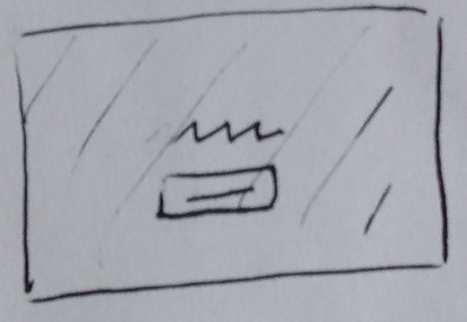
#> input picture src/testing/test-hero-1.jpg, 467 x 322 px
$ python -i image_trace.py   (imports and definitions only)   (older library calls are emulated)
#> lines starting #> are read from the running program, lines starting #| are printed output that depends on the picture; after the words box and inside, x2 and y2 are one past the last pixel; in counts of white or black regions, pixels touching at a corner belong together
import sys
import time
import cv2
import numpy as np

'''
Based on this code by Abid Rahman K:
https://dsp.stackexchange.com/questions/2564/opencv-c-connect-nearby-contours-based-on-distance-between-them
'''

def is_close(rect1,rect2):
    max_x1, min_x1, max_y1, min_y1 = rect1[0]+rect1[2],rect1[0],rect1[1]+rect1[3],rect1[1]
    max_x2, min_x2, max_y2, min_y2 = rect2[0]+rect2[2],rect2[0],rect2[1]+rect2[3],rect2[1]

    if intersection(rect1, rect2):
        return True

    # how far horizontally are the boxes
    xdiff = abs(max(min_x1,min_x2) - min(max_x1, max_x2))

    # how far vertically are the centroids of the boxes
    mean_y1 = (max_y1+min_y1) / 2.
    mean_y2 = (max_y2+min_y2) / 2.
    ydiff = abs(mean_y1 - mean_y2)

    # we use two different thresholds
    if xdiff < 100 and ydiff < 20:
        return True
    return False

# A rect is not a contour so let's keep both representations (contours are
# easier to draw)
def bounding_rect_to_contour(c):
    (x,y,w,h) = cv2.boundingRect(c)
    return ( (x,y,w,h), np.asarray([[[x,y]],[[x+w,y]],[[x+w,y+h]],[[x,y+h]]]) )

# simple (faster) true/false intersection check
def intersection(r1,r2):
    X,Y,A,B = r1
    X1,Y1,A1,B1 = r2
    return not (A<X1 or A1<X or B<Y1 or B1<Y)

# here we want the rect
def intersection_rect(a,b):
  x = max(a[0], b[0])
  y = max(a[1], b[1])
  w = min(a[0]+a[2], b[0]+b[2]) - x
  h = min(a[1]+a[3], b[1]+b[3]) - y
  if w<0 or h<0: return ()
  return (x, y, w, h)

def sortByX(item):
    return item[1][0]

def find_components(img):

    _,thresh = cv2.threshold(img, 130, 255, cv2.THRESH_BINARY)
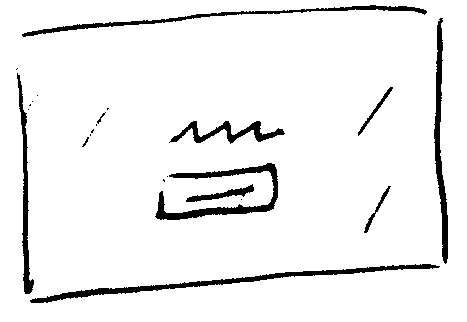
#> thresh: shape (322, 467); 93.9% white; 23 black regions (12 under 20 px)
    mser = cv2.MSER_create()
    regions = mser.detectRegions(thresh)
    hulls = [cv2.convexHull(p.reshape(-1, 1, 2)) for p in regions[0]]
#> hulls = 9 contours; largest, box (x1, y1, x2, y2) and area: (155, 163, 278, 220) 5430, (22, 5, 427, 37) 4360, (30, 264, 440, 303) 3288, (434, 18, 448, 264) 2020, (170, 121, 285, 144) 1968
    contours = hulls
#> contours has the same summary as hulls

    # Found their bounding boxes (as rectangles and as contours, just to make life easier later)
    # and put them all together
    bboxes = []
    for i,c in enumerate(contours):
        rect, cr = bounding_rect_to_contour(c)
        bboxes.append((cr,rect,c))
#> this loop made 9 passes
#> (x in bounding_rect_to_contour, y in bounding_rect_to_contour, w in bounding_rect_to_contour, h in bounding_rect_to_contour, cr) on passes 1 to 9: (30, 264, 410, 39, [[30, 264], [440, 264], [440, 303], [30, 303]]), (364, 186, 27, 47, [[364, 186], [391, 186], [391, 233], [364, 233]]), (358, 87, 35, 49, [[358, 87], [393, 87], [393, 136], [358, 136]]), (186, 184, 68, 18, [[186, 184], [254, 184], [254, 202], [186, 202]]), (155, 163, 123, 57, [[155, 163], [278, 163], [278, 220], [155, 220]]), (170, 121, 115, 23, [[170, 121], [285, 121], [285, 144], [170, 144]]), (434, 18, 14, 246, [[434, 18], [448, 18], [448, 264], [434, 264]]), (22, 5, 405, 32, [[22, 5], [427, 5], [427, 37], [22, 37]]), (17, 73, 17, 221, [[17, 73], [34, 73], [34, 294], [17, 294]])
#> after the loop, bboxes = 9 items

    contours = bboxes
#> contours = 9 items
    # compare each box to each other and, if they are close, assign them the same group number
    # Each elements in status correspond to a box and the value is the group it belongs to
    contours = sorted(contours, key=sortByX)
    LENGTH = len(contours)
#> LENGTH = 9
    status = np.zeros(LENGTH)
#> status = [0, 0, 0, 0, 0, 0, 0, 0, 0]
    for i,cnt1 in enumerate(contours):
        x = i
        if i != LENGTH-1:
            for j,cnt2 in enumerate(contours[i+1:]):
                x = x+1
                if is_close(cnt1[1],cnt2[1]):
                    val = min(status[i],status[x])
                    status[x] = status[i]
                else:
                    if status[x]==status[i]:
                        status[x] = i+1         # let's start a new group
#> this loop made 9 passes

    # let's merge all the boxes from the same group together
    unified = []
    maximum = int(status.max())+1
    for i in range(maximum):
        pos = np.where(status==i)[0]
        if pos.size != 0:
            cont = np.vstack(contours[i][2] for i in pos)  # here we finally use the actual contour
            hull = cv2.convexHull(cont)
            unified.append((hull, cv2.boundingRect(hull)))  # and let's prepare the rect too

    # now discard boxes that are fully contained inside larger ones
    child_status = np.zeros(len(unified), dtype=np.int)
    for i,cnt1 in enumerate(unified):
        is_child = False
        for j,cnt2 in enumerate(unified[i+1:]):
            rect1 = cnt1[1]
            rect2 = cnt2[1]
            intersect = intersection_rect(rect1, rect2)
            if rect1 == intersect:
                child_status[i] = 1
                break
            elif rect2 == intersect:
                child_status[j+i+1] = 1
#> this loop made 8 passes

    # 1 means child boxes, so keep the zeros only
#> (the run stopped early here; a loop or call above may not have finished)
